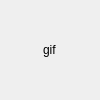
<?xml version="1.0" encoding="UTF-8"?>
<ui version="4.0">
 <class>Dialog</class>
 <widget class="QDialog" name="Dialog">
  <property name="geometry">
   <rect>
    <x>0</x>
    <y>0</y>
    <width>100</width>
    <height>100</height>
   </rect>
  </property>
  <property name="sizePolicy">
   <sizepolicy hsizetype="Fixed" vsizetype="Fixed">
    <horstretch>0</horstretch>
    <verstretch>0</verstretch>
   </sizepolicy>
  </property>
  <property name="minimumSize">
   <size>
    <width>100</width>
    <height>100</height>
   </size>
  </property>
  <property name="maximumSize">
   <size>
    <width>100</width>
    <height>100</height>
   </size>
  </property>
  <property name="windowTitle">
   <string>Dialog</string>
  </property>
  <layout class="QVBoxLayout" name="verticalLayout">
   <item>
    <layout class="QHBoxLayout" name="horizontalLayout">
     <item>
      <spacer name="horizontalSpacer">
       <property name="orientation">
        <enum>Qt::Horizontal</enum>
       </property>
       <property name="sizeHint" stdset="0">
        <size>
         <width>40</width>
         <height>20</height>
        </size>
       </property>
      </spacer>
     </item>
     <item>
      <widget class="QLabel" name="gifDisplayLabel">
       <property name="text">
        <string>gif</string>
       </property>
      </widget>
     </item>
     <item>
      <spacer name="horizontalSpacer_2">
       <property name="orientation">
        <enum>Qt::Horizontal</enum>
       </property>
       <property name="sizeHint" stdset="0">
        <size>
         <width>40</width>
         <height>20</height>
        </size>
       </property>
      </spacer>
     </item>
    </layout>
   </item>
  </layout>
 </widget>
 <resources/>
 <connections/>
</ui>
